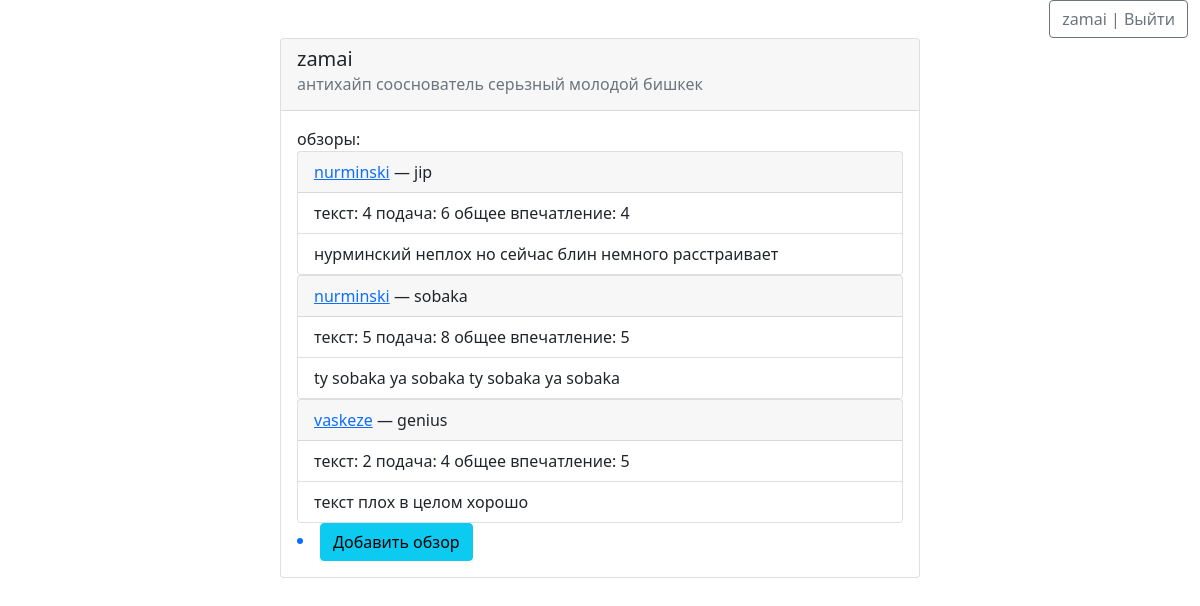
Page /myprofile (signed in) on the committed database.
### polls/models.py (models this page shows, shortened)
class Dude(models.Model):
    user = models.OneToOneField(User, on_delete=models.CASCADE)
    bio = models.TextField()
    photo = models.CharField(max_length=150) # путь до картинки
    is_judge = models.BooleanField(default=False)
    def __str__(self):
        return self.user.username

class Review(models.Model):
    author = models.ForeignKey(Dude, on_delete=models.PROTECT)
    song = models.ForeignKey(Song, on_delete=models.CASCADE, default = None)
    text_score = models.IntegerField(default=0)
    flow_score = models.IntegerField(default=0)
    general_score = models.IntegerField(default=0)
    pub_date = models.DateTimeField('date published', auto_now = True)
    comment = models.TextField()

class Song(models.Model):
    author = models.ForeignKey(Dude, on_delete=models.CASCADE)
    title = models.CharField(max_length=50)
    pub_date = models.DateTimeField('date published', auto_now = True)
    lyrics = models.TextField()

### polls/views.py (the view)
# urls.py: path('myprofile', views.view_my_profile, name = 'myprofile'),
def view_my_profile(request):
    try:
        name_dude = request.user
        if str(name_dude)  == 'admin': return redirect('http://127.0.0.1:8000/admin')
        dude = Dude.objects.get(user = name_dude)
    except:
        raise Http404("Такого dude не существует")
    if dude.is_judge:
        judge_flag = True
        review_list = dude.review_set.all()
        return render(request, 'polls/myprofile.html', {'user':dude, 'judge_flag':judge_flag, 'review_list':review_list})
    else:
        judge_flag = False
        song_list = dude.song_set.all()
        return render(request, 'polls/myprofile.html', {'user':dude, 'judge_flag':judge_flag, 'song_list':song_list})

### vova/templates/polls/myprofile.html (shortened to what this page needs)
 {% extends 'base.html' %}
{% block content %}
<div class="card" style="width: 40rem;">
    <div class="card-header">
      <h5 class="card-title">{{user}}</h5>
      <h6 class="card-subtitle mb-2 text-muted">{{user.bio}}</h6>
    </div>
    <div class="card-body">
    {% if judge_flag %}
        обзоры:
            {% for review in review_list %}
                <div class="card">
                    <div class="card-header">
                        <a class="card-link" href =" {% url 'polls:view_dude' review.song.author.id %} ">{{ review.song.author }}</a> — {{ review.song.title }}
                    </div>
                    <ul class="list-group list-group-flush">
                        <li class="list-group-item">текст: {{ review.text_score }} подача: {{ review.flow_score }} общее впечатление: {{ review.general_score }}</li>
                        <li class="list-group-item">{{ review.comment }}</li>
                    </ul>
                </div>
            {% endfor %}
            <a href ="{% url 'polls:add_review' %}"><li><button class="btn btn-info">Добавить обзор</button></li></a>
    {% endif %}
    </div>
  </div>
{% endblock %}

### vova/templates/base.html (shortened to what this page needs)
<!DOCTYPE html>
<html lang="en">
<head>
    <link href="https://cdn.jsdelivr.net/npm/bootstrap@5.1.3/dist/css/bootstrap.min.css" rel="stylesheet">
</head>
<body>
    <div class="container-fluid text-end">
        {% if request.user.is_authenticated %}
            <a class="btn btn-outline-secondary" href =" {% url 'polls:logout'%} "> {{request.user.username}} | Выйти</a>
        {% else %}
            <a class="btn btn-outline-secondary" href =" {% url 'polls:register'%} ">Зарегистрироваться</a> |
            <a class="btn btn-success" href =" {% url 'polls:login'%} ">Войти</a>
        {% endif %}
    </div>
    <div class="container d-flex justify-content-center">
        {% block content %}  {% endblock %}
    </div>
</body>
</html>

### rows in the picture
Dude: user.username "zamai", bio "антихайп сооснователь серьзный молодой бишкек"
Review: song.author "nurminski", song "jip", text_score "4", flow_score "6", general_score "4", comment "нурминский неплох но сейчас блин немного расстраивает"
Review: song.author "nurminski", song "sobaka", text_score "5", flow_score "8", general_score "5", comment "ty sobaka ya sobaka ty sobaka ya sobaka"
Review: song.author "vaskeze", song "genius", text_score "2", flow_score "4", general_score "5", comment "текст плох в целом хорошо"

### other values in the picture
{{ request.user.username }} "zamai"
